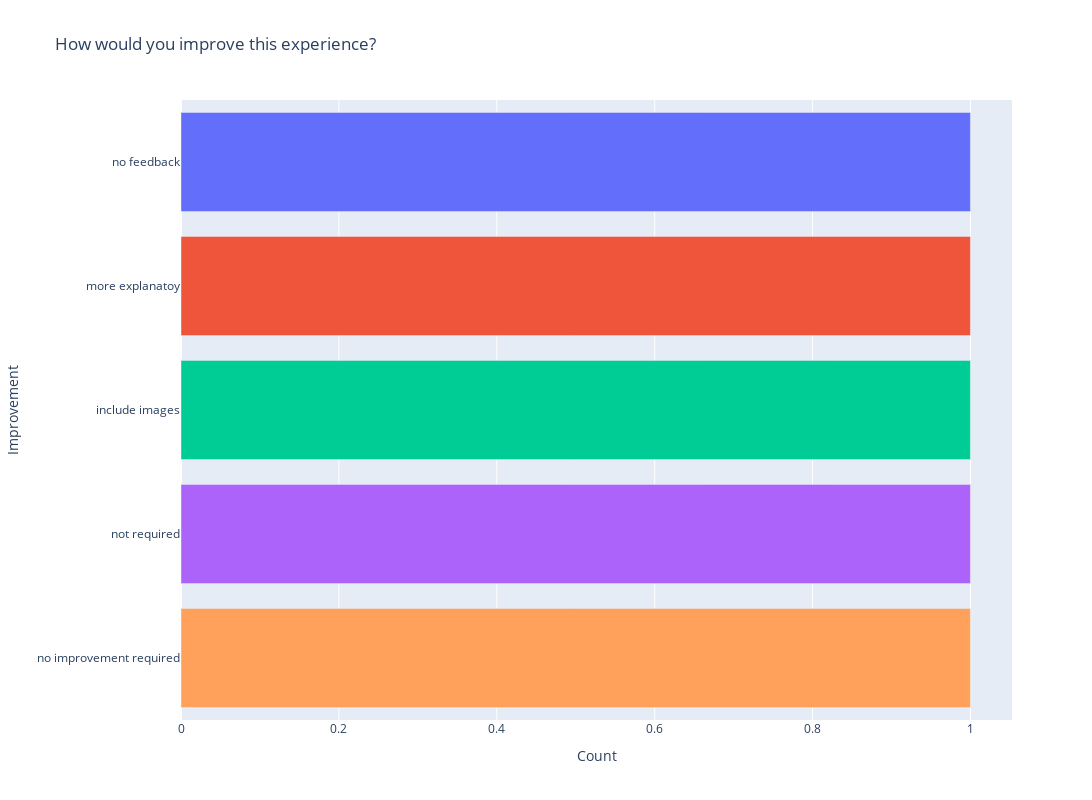

The notebook cell saved with this chart:
### Code cell
visualize(
    results,
    col='How would you improve this experience?', name='Improvement', 
    y='Improvement', x='Count', color='Improvement', title='How would you improve this experience?', height=800, width=1200,
)

### Figure 1 — Plotly figure (JSON) as saved in the notebook; plotly's stock layout.template omitted (floating-point values rounded to 4 significant figures)
{"data": [{"alignmentgroup": "True", "hovertemplate": "Improvement=%{y}<br>Count=%{x}<extra></extra>", "legendgroup": "no feedback", "marker": {"color": "#636efa", "pattern": {"shape": ""}}, "name": "no feedback", "offsetgroup": "no feedback", "orientation": "h", "showlegend": true, "textposition": "auto", "type": "bar", "x": [1], "xaxis": "x", "y": ["no feedback"], "yaxis": "y"}, {"alignmentgroup": "True", "hovertemplate": "Improvement=%{y}<br>Count=%{x}<extra></extra>", "legendgroup": "more explanatoy", "marker": {"color": "#EF553B", "pattern": {"shape": ""}}, "name": "more explanatoy", "offsetgroup": "more explanatoy", "orientation": "h", "showlegend": true, "textposition": "auto", "type": "bar", "x": [1], "xaxis": "x", "y": ["more explanatoy"], "yaxis": "y"}, {"alignmentgroup": "True", "hovertemplate": "Improvement=%{y}<br>Count=%{x}<extra></extra>", "legendgroup": "include images", "marker": {"color": "#00cc96", "pattern": {"shape": ""}}, "name": "include images", "offsetgroup": "include images", "orientation": "h", "showlegend": true, "textposition": "auto", "type": "bar", "x": [1], "xaxis": "x", "y": ["include images"], "yaxis": "y"}, {"alignmentgroup": "True", "hovertemplate": "Improvement=%{y}<br>Count=%{x}<extra></extra>", "legendgroup": "not required", "marker": {"color": "#ab63fa", "pattern": {"shape": ""}}, "name": "not required", "offsetgroup": "not required", "orientation": "h", "showlegend": true, "textposition": "auto", "type": "bar", "x": [1], "xaxis": "x", "y": ["not required"], "yaxis": "y"}, {"alignmentgroup": "True", "hovertemplate": "Improvement=%{y}<br>Count=%{x}<extra></extra>", "legendgroup": "no improvement required", "marker": {"color": "#FFA15A", "pattern": {"shape": ""}}, "name": "no improvement required", "offsetgroup": "no improvement required", "orientation": "h", "showlegend": true, "textposition": "auto", "type": "bar", "x": [1], "xaxis": "x", "y": ["no improvement required"], "yaxis": "y"}], "layout": {"barmode": "relative", "height": 800, "legend": {"title": {"text": "Improvement"}, "tracegroupgap": 0}, "showlegend": false, "title": {"text": "How would you improve this experience?"}, "width": 1200, "xaxis": {"anchor": "y", "domain": [0, 1], "title": {"text": "Count"}}, "yaxis": {"anchor": "x", "categoryarray": ["no improvement required", "not required", "include images", "more explanatoy", "no feedback"], "categoryorder": "array", "domain": [0, 1], "title": {"text": "Improvement"}}}}
